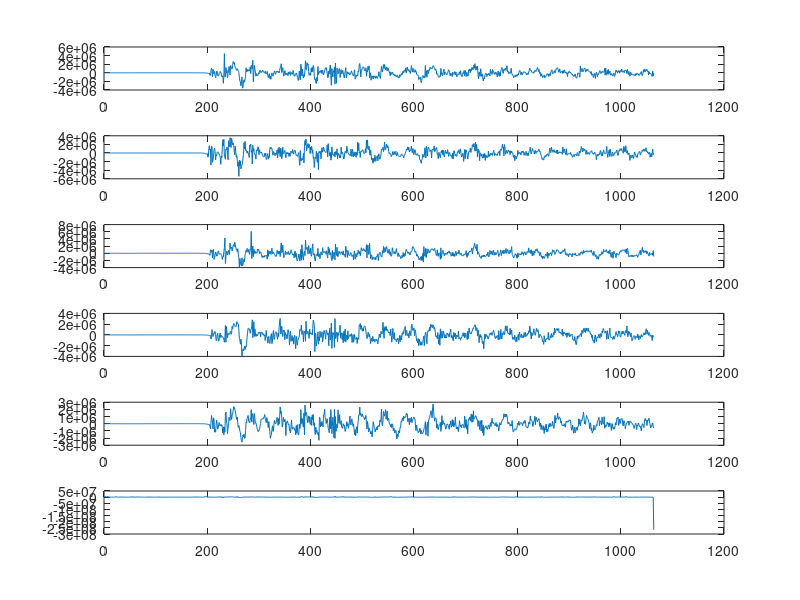

Write MATLAB code to recreate this figure.
% read files
mic0 = csvread('mic0.csv');
mic1 = csvread('mic1.csv');
mic2 = csvread('mic2.csv');
mic3 = csvread('mic3.csv');
mic4 = csvread('mic4.csv');
mic5 = csvread('mic5.csv');

%plot Arrays
figure(1);
title('Sound from each microphone')
subplot(6,1,1);
plot(mic0);
subplot(6,1,2);
plot(mic1);
subplot(6,1,3);
plot(mic2);
subplot(6,1,4);
plot(mic3);
subplot(6,1,5);
plot(mic4);
subplot(6,1,6);
plot(mic5);


%%Define constant
M = 5; %number of mics in circle
phi = (2*pi)/M;

N = 6; %number of mics
alpha = phi; %angle between 2 mics
r = 0.062155; %array radius
win = 1024; %window size
c = 340; %speed of sound

D = 2; %Speaker Distance in m

plotPositions = 1; % 1 if plot of mic & speaker needed



fs = 24000;


%calc matrix (can be precalculated to save processing time)
 A = [[0, 1],
        [sin(phi), cos(phi)],
        [sin(2*phi), cos(2*phi)],
        [sin(3*phi), cos(3*phi)],
        [sin(4*phi), cos(4*phi)],
        [-cos(phi/2), sin(phi/2)],
        [-cos(2*phi/2), sin(phi)],
        [-cos(3*phi/2), sin(1.5*phi)],
        [-cos(4*phi/2), sin(2*phi)],
        ];
    

    
Aganz = (r/c)*A;

P = (inv((transpose(Aganz)*Aganz))*transpose(Aganz));




% BEgin of DOA Claculation
correlation = rand(9,2127);
correlation(1,:) = xcorr(mic0,mic1 ,'normalized');
correlation(2,:) = xcorr(mic2,mic0 ,'normalized');
correlation(3,:) = xcorr(mic3,mic0 ,'normalized');
correlation(4,:) = xcorr(mic4,mic0 ,'normalized');
correlation(5,:) = xcorr(mic5,mic0 ,'normalized');
correlation(6,:) = xcorr(mic1,mic2 ,'normalized');
correlation(7,:) = xcorr(mic1,mic3 ,'normalized');
correlation(8,:) = xcorr(mic1,mic4 ,'normalized');
correlation(9,:) = xcorr(mic1,mic5 ,'normalized');


[max_val, max_pos] = max(correlation');
max_pos = (max_pos-1024);
max_pos = max_pos';

delta_t = max_pos *(1/fs); %calc delay of each value

ergebnis = P*delta_t;

ergebnis_winkel = (atan2(ergebnis(1),(ergebnis(2)))*180/pi)